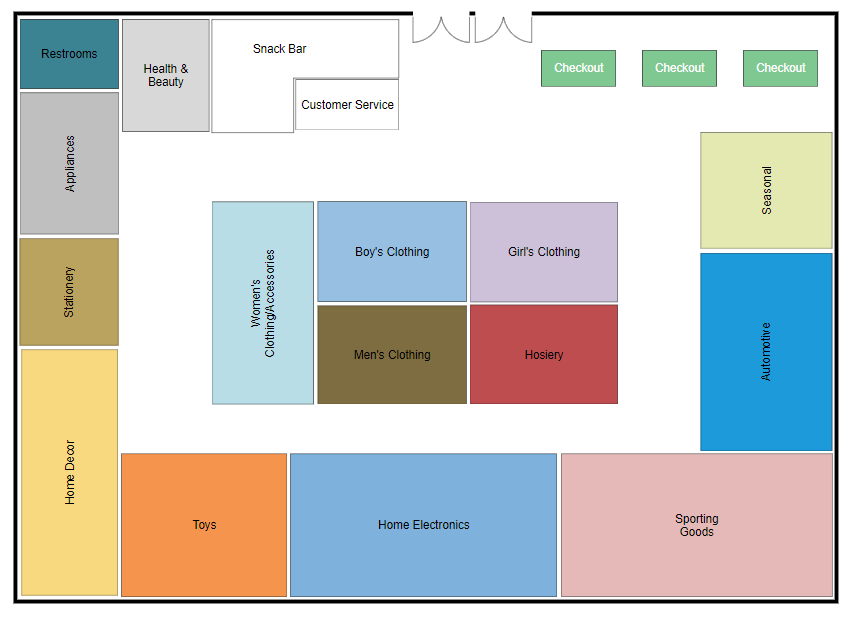
#> input picture Blueprints/test.png, 852 x 617 px
$ jupyter execute GetGraph.ipynb
#> lines starting #> are read from the running program, lines starting #| are printed output that depends on the picture; after the words box and inside, x2 and y2 are one past the last pixel; in counts of white or black regions, pixels touching at a corner belong together
[cell 1]
import cv2 as cv
import numpy as np
from matplotlib import pyplot as plt

[cell 2]
class getBlueprint:
    def getCannyEdge(image):
        try:
            grey = cv.cvtColor(image, cv.COLOR_BGR2GRAY)
            bilateralFilter = cv.bilateralFilter(grey, 11, 17, 17)
            # thresh = cv.threshold(bilateralFilter, 60, 255, cv.THRESH_BINARY)[1]
        except:
            bilateralFilter = image
        imageMedian = np.median(image)
        lowerThreshold = max(0, (0.7 * imageMedian))
        upperThreshold = min(255, (0.7 * imageMedian))
        CannyEdged = cv.Canny(bilateralFilter, lowerThreshold , upperThreshold)
        for i in range(CannyEdged.shape[0]):
            for j in range(CannyEdged.shape[1]):
                if(CannyEdged[i][j]):
                    CannyEdged[i][j] = 0
                else:
                    CannyEdged[i][j] = 255
        return CannyEdged

    def getStoreBoundries(image):
        area = image.shape[0]*image.shape[1]
        minarea = min(image.shape[0],image.shape[1])
        maxarea = area*(minarea-1)//minarea
        boundryImage = np.copy(image)
        for i in range(boundryImage.shape[0]):
            for j in range(boundryImage.shape[1]):
                if(not boundryImage[i][j]):
                    boundryImage[i][j] = 255

        (cnts, _) = cv.findContours(cannyImg, cv.RETR_LIST, cv.CHAIN_APPROX_SIMPLE)
        cnts=sorted(cnts, key = cv.contourArea, reverse = True)
        storeBoundries = []
        for c in cnts:
            x,y,w,h = cv.boundingRect(c)
            if(w > image.shape[1]//15 and h > image.shape[0]//15 and w*h in range(minarea,maxarea) ):
                storeBoundries.append([x,y,w,h])
                cv.rectangle(boundryImage,(x,y),(x+w,y+h),(0,0,255),1)
        return (boundryImage, storeBoundries)

    def getStoreNodes(image, storeBoundries):
        storeNodes = []
        i=0
        for [x,y,w,h] in storeBoundries:
            if(not([x+w//2, y+h//2] in storeNodes)):
                i+=1
                storeNodes.append([x+w//2, y+h//2])
            # cv.circle(image, (x+w//2,y+h//2), 2, (0, 0, 0), 2)
            cv.putText(image, str(i), (x + w // 2, y + h // 2), cv.FONT_HERSHEY_SIMPLEX, 1, (0, 0, 255), 2, cv.LINE_AA)

        return (image, storeNodes)

[cell 3]
image = cv.imread('./Blueprints/test.png')
#> image is the input picture: shape (617, 852, 3); mean B, G, R 199.9, 203.6, 202.4
print(image.shape)
#| (617, 852, 3)
cannyImg = getBlueprint.getCannyEdge(image)
#> in getCannyEdge, `grey = cv.cvtColor(image, cv.COLOR_BGR2GRAY)`:
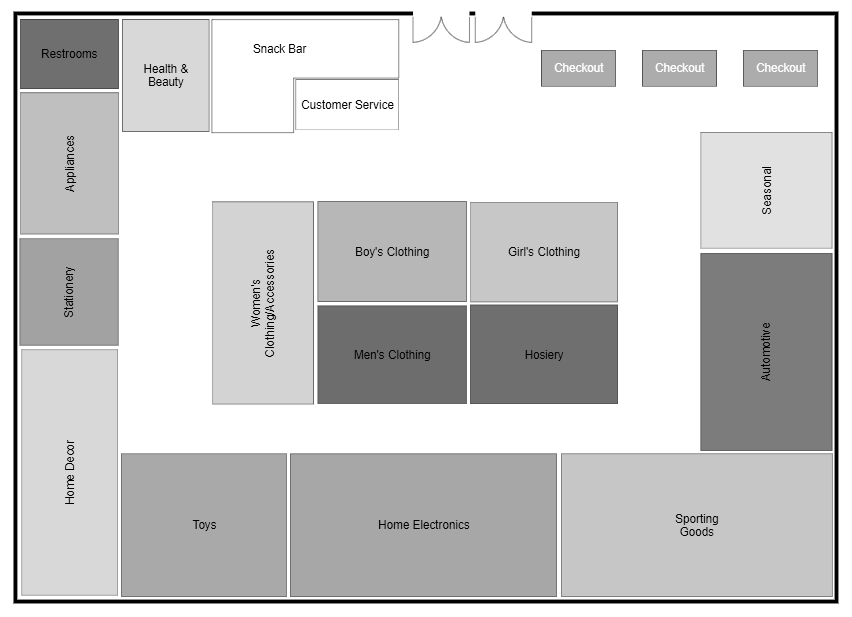
#> grey: shape (617, 852); min 0, max 255, mean 202.9
#> in getCannyEdge, `imageMedian = np.median(image)`: imageMedian = 221
#> in getCannyEdge, `lowerThreshold = max(0, (0.7 * imageMedian))`: lowerThreshold = 154.7
#> in getCannyEdge, `CannyEdged = cv.Canny(bilateralFilter, lowerThreshold , upperThreshold)`:
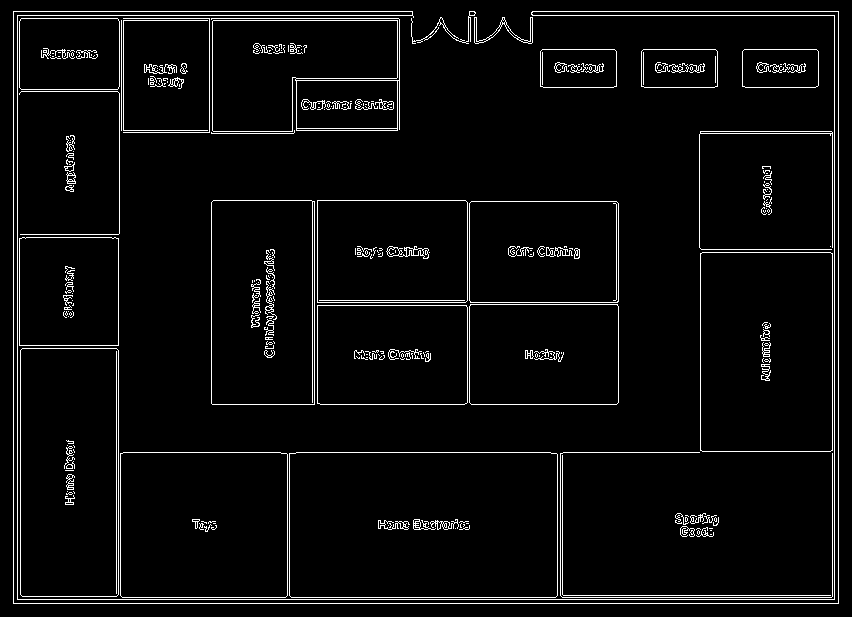
#> CannyEdged: shape (617, 852); 4.3% white in thin lines or dots
#> after the loop in getCannyEdge, `for i in range(CannyEdged.shape[0]):`: CannyEdged: shape (617, 852); 95.7% white; black in thin lines or dots
cannyImg = getBlueprint.getCannyEdge(cannyImg)
#> in getCannyEdge (call 2), `imageMedian = np.median(image)`: imageMedian = 255
#> in getCannyEdge (call 2), `lowerThreshold = max(0, (0.7 * imageMedian))`: lowerThreshold = 178.5
#> in getCannyEdge (call 2), `CannyEdged = cv.Canny(bilateralFilter, lowerThreshold , upperThreshold)`:
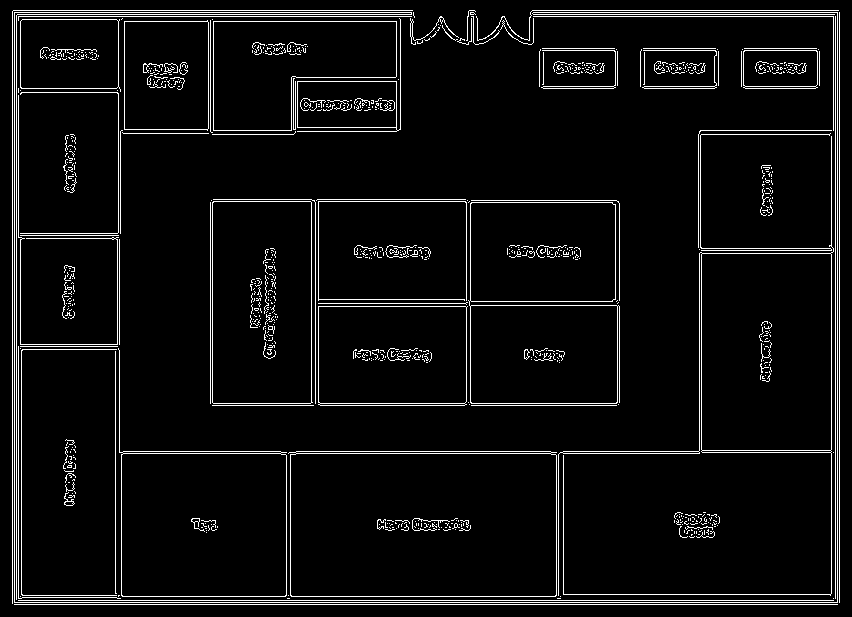
#> CannyEdged: shape (617, 852); 5.5% white in thin lines or dots
#> after the loop in getCannyEdge (call 2), `for i in range(CannyEdged.shape[0]):`: CannyEdged: shape (617, 852); 94.5% white; black in thin lines or dots
# cv.imshow('cannyImg',cannyImg)
cv.imwrite('./Outputs/cannyImg.png',cannyImg)

(storeImg, storeBoundries) = getBlueprint.getStoreBoundries(np.copy(cannyImg))
#> after the loop in getStoreBoundries, `for i in range(boundryImage.shape[0]):`: boundryImage: shape (617, 852); every value is 255
#> in getStoreBoundries, `(cnts, _) = cv.findContours(cannyImg, cv.RETR_LIST, cv.CHAIN_APPROX_SI..`: cnts = 2147 contours, 2000 with area under 20; largest, box (x1, y1, x2, y2) and area: (0, 0, 852, 617) 524216, (13, 11, 839, 604) 6199, (296, 80, 398, 131) 4850, (298, 82, 396, 127) 4268, (13, 603, 839, 606) 1648
#> the loop in getStoreBoundries, `for c in cnts:` made 2147 passes
#> (x, y, w, h) on passes 2, 3, 5: (13, 11, 826, 593), (296, 80, 102, 51), (13, 603, 826, 3)
#> after the loop in getStoreBoundries, `for c in cnts:`:
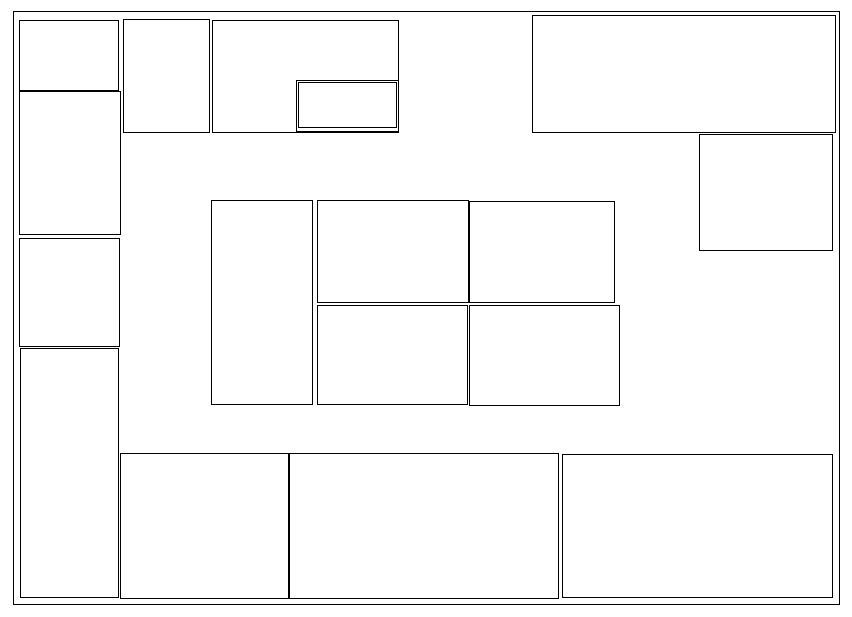
#> boundryImage: shape (617, 852); 97.6% white; black in thin lines or dots
#> after the loop in getStoreBoundries, `for c in cnts:`: storeBoundries = 19 items, first 6: [13, 11, 826, 593], [296, 80, 102, 51], [298, 82, 98, 45], [289, 453, 269, 145], [317, 200, 151, 102], [212, 20, 186, 112]
# cv.imshow('Stores',storeImg)
cv.imwrite('./Outputs/Stores.png',storeImg)


(nodeImg, storeNodes) = getBlueprint.getStoreNodes(np.copy(storeImg), storeBoundries)
#> the loop in getStoreNodes, `for [x,y,w,h] in storeBoundries:` made 19 passes
#> (x, y, w, h) on passes 1 to 12: (13, 11, 826, 593), (296, 80, 102, 51), (298, 82, 98, 45), (289, 453, 269, 145), (317, 200, 151, 102), (212, 20, 186, 112), (120, 453, 168, 145), (20, 348, 98, 249), (532, 15, 303, 117), (562, 454, 270, 143), (469, 305, 150, 100), (19, 238, 100, 108)
#> after the loop in getStoreNodes, `for [x,y,w,h] in storeBoundries:`: i = 19; storeNodes = [[426, 307], [347, 105], [347, 104], [423, 525], [392, 251], [305, 76], [204, 525], [69, 472], [683, 73], [697, 525], [544, 355], [69, 292], [261, 302], [166, 75], [392, 354], [765, 192], [541, 251], [69, 162], [68, 55]]
# cv.imshow('Nodes',nodeImg)
cv.imwrite('./Outputs/Nodes.png',nodeImg)
#> Out = True


# print(cannyImg.shape,storeImg.shape)
# print(len(storeBoundries),len(storeNodes))


# cv.waitKey(0)
